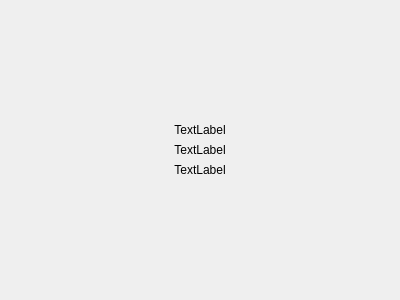
<?xml version="1.0" encoding="UTF-8"?>
<ui version="4.0">
 <class>Form</class>
 <widget class="QWidget" name="Form">
  <property name="geometry">
   <rect>
    <x>0</x>
    <y>0</y>
    <width>400</width>
    <height>300</height>
   </rect>
  </property>
  <property name="windowTitle">
   <string>Form</string>
  </property>
  <layout class="QGridLayout" name="gridLayout">
   <item row="0" column="0">
    <layout class="QVBoxLayout" name="verticalLayout">
     <item>
      <spacer name="verticalSpacer">
       <property name="orientation">
        <enum>Qt::Vertical</enum>
       </property>
       <property name="sizeHint" stdset="0">
        <size>
         <width>20</width>
         <height>40</height>
        </size>
       </property>
      </spacer>
     </item>
     <item>
      <widget class="QLabel" name="icon_label">
       <property name="text">
        <string>TextLabel</string>
       </property>
       <property name="alignment">
        <set>Qt::AlignCenter</set>
       </property>
      </widget>
     </item>
     <item>
      <widget class="QLabel" name="hint_msg_label">
       <property name="text">
        <string>TextLabel</string>
       </property>
       <property name="alignment">
        <set>Qt::AlignCenter</set>
       </property>
      </widget>
     </item>
     <item>
      <widget class="QLabel" name="detail_label">
       <property name="text">
        <string>TextLabel</string>
       </property>
       <property name="alignment">
        <set>Qt::AlignCenter</set>
       </property>
      </widget>
     </item>
     <item>
      <spacer name="verticalSpacer_2">
       <property name="orientation">
        <enum>Qt::Vertical</enum>
       </property>
       <property name="sizeHint" stdset="0">
        <size>
         <width>20</width>
         <height>40</height>
        </size>
       </property>
      </spacer>
     </item>
    </layout>
   </item>
  </layout>
 </widget>
 <resources/>
 <connections/>
</ui>
